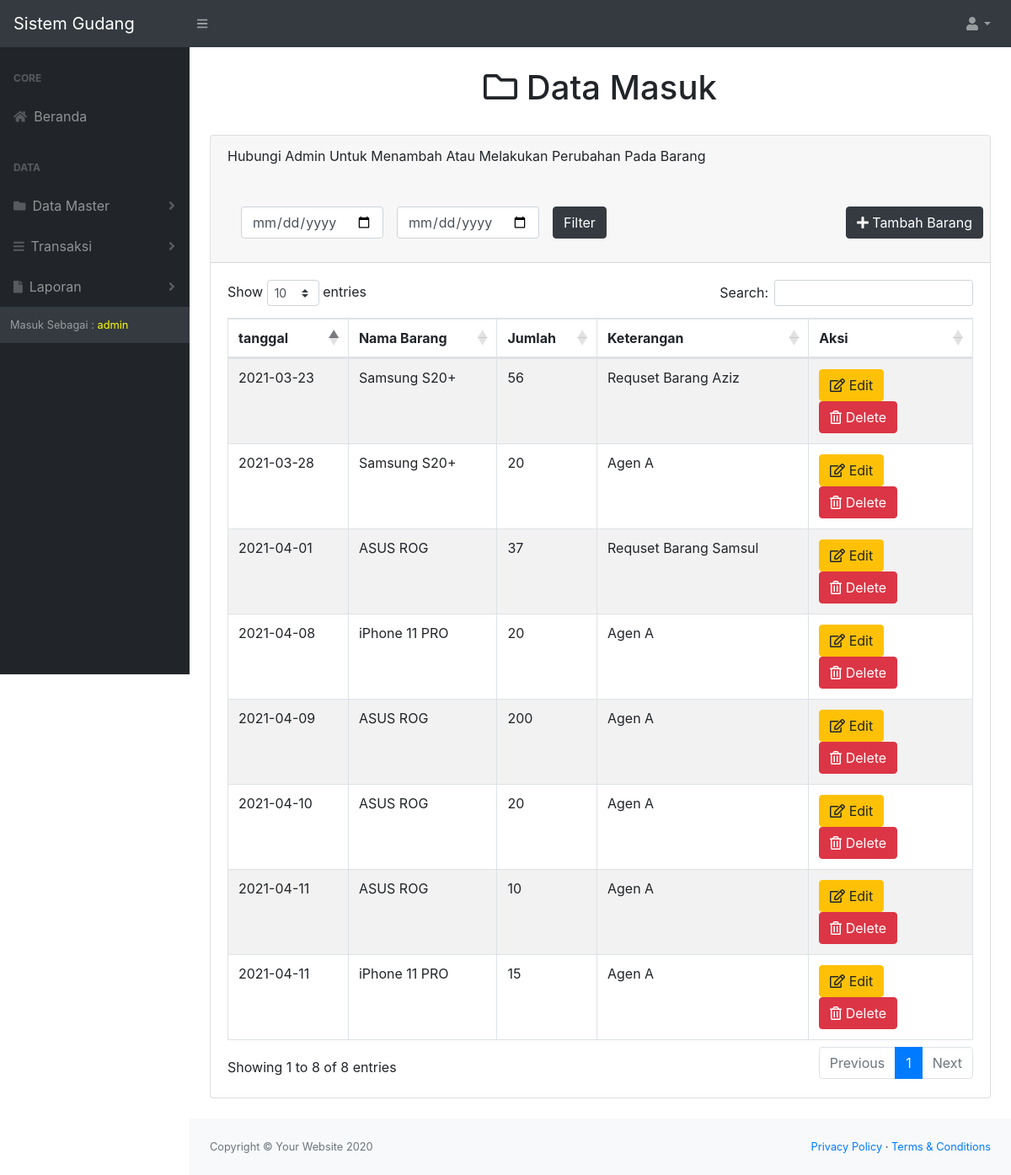
The page /masuk.php (signed in) on the database its author committed.
### tables this page shows
CREATE TABLE `masuk` (
  `idmasuk` int(11) NOT NULL,
  `idbarang` int(11) NOT NULL,
  `tanggal` date NOT NULL DEFAULT current_timestamp(),
  `keterangan` varchar(25) NOT NULL,
  `qty` int(11) NOT NULL
);

CREATE TABLE `stock` (
  `idbarang` int(11) NOT NULL,
  `namabarang` varchar(25) NOT NULL,
  `deskripsi` varchar(25) NOT NULL,
  `stock` int(11) NOT NULL
);

### masuk.php (the view, shortened to what this page needs)
<?php
require 'function.php';
?>
<!DOCTYPE html>
<html lang="en">
    <head>
        <link href="css/styles.css" rel="stylesheet" />
        <link href="https://cdn.datatables.net/1.10.20/css/dataTables.bootstrap4.min.css" rel="stylesheet" />
    </head>
    <body class="sb-nav-fixed">
        <nav class="sb-topnav navbar navbar-expand navbar-dark bg-dark">
            <a class="navbar-brand" href="index.html">Sistem Gudang </a>
            <button class="btn btn-link btn-sm order-1 order-lg-0" id="sidebarToggle" href="#"><i class="fas fa-bars"></i></button>
            <ul class="navbar-nav ml-auto ml-md-10">
                <li class="nav-item dropdown">
                    <a class="nav-link dropdown-toggle" id="userDropdown" href="#" role="button" data-toggle="dropdown" aria-haspopup="true" aria-expanded="false"><i class="fas fa-user fa-fw"></i></a>
                </li>
            </ul>
        </nav>
        <div id="layoutSidenav">
            <div id="layoutSidenav_nav">
                <nav class="sb-sidenav accordion sb-sidenav-dark" id="sidenavAccordion">
                    <div class="sb-sidenav-menu">
                        <div class="nav">
                            <div class="sb-sidenav-menu-heading">Core</div>
                            <a class="nav-link" href="beranda.php">
                                <div class="sb-nav-link-icon"><i class="fas fa-home"></i></div>
                                Beranda
                            </a>
                             <div class="sb-sidenav-menu-heading">Data</div>
                             <a class="nav-link collapsed" href="#" data-toggle="collapse" data-target="#collapsemaster" aria-expanded="false" aria-controls="collapsemaster">
                                <div class="sb-nav-link-icon"><i class="fas fa-folder"></i></div>
                                Data Master
                                <div class="sb-sidenav-collapse-arrow"><i class="fas fa-angle-down"></i></div>
                            </a>
                            <a class="nav-link collapsed" href="#" data-toggle="collapse" data-target="#collapseLayouts" aria-expanded="false" aria-controls="collapseLayouts">
                                <div class="sb-nav-link-icon"><i class="fas fa-bars"></i></div>
                                Transaksi
                                <div class="sb-sidenav-collapse-arrow"><i class="fas fa-angle-down"></i></div>
                            </a>
                            <a class="nav-link collapsed" href="#" data-toggle="collapse" data-target="#collapselaporan" aria-expanded="false" aria-controls="collapselaporan">
                                <div class="sb-nav-link-icon"><i class="fas fa-file"></i></div>
                                Laporan
                                <div class="sb-sidenav-collapse-arrow"><i class="fas fa-angle-down"></i></div>
                            </a>
                    <div class="sb-sidenav-footer">
                        <?php
                        $ambildatalogin = mysqli_query($conn, "select * from login");
                        $data = mysqli_fetch_array($ambildatalogin);
                        $level = $data['level'];?>
                        <div class="small">Masuk Sebagai :
                        <font color="yellow"><?=$level;?></font>
                        </div>
                    </div>
                </nav>
            </div>
            <div id="layoutSidenav_content">
                <main>
                    <div class="container-fluid mt-4">
                    <div class="container text-center">
                    <section class="content-header">
                    <h1>
                    <i class="far fa-folder"></i> Data Masuk
                    </section>
                    </div>
                    <br>
                        <div class="card mb-4">
                            <div class="card-header">
                            <marquee behavior="alternate">Hubungi Admin Untuk Menambah Atau Melakukan Perubahan Pada Barang</marquee>
                            <br><br>
                            <div class="row">
                                <div class="col">
                                    <form method="post" class="form-inline">
                                        <input type="date" name="tgl_mulai" class="form-control ml-3">
                                        <input type="date" name="tgl_selesai" class="form-control ml-3">
                                        <button type="sumbit" name="filter_tgl" class="btn btn-dark ml-3">Filter</button>
                                    </form>
                                </div>
                                <?php
                            $level = $_SESSION['level'] == 'admin';
                            if($level){
                            ?>
                            <button type="button" class="btn btn-dark mb-3" data-toggle="modal" data-target="#myModal">
                            <i class="fas fa-plus"></i> Tambah Barang
                            </button>
                            <?php } else { ?>
                                      <?php } ?>
                            </div>
                            </div>
                            <div class="card-body">
                                <div class="table-responsive">
                                    <table class="table table-bordered table-striped" id="dataTable" width="100%" cellspacing="0">
                                        <thead>
                                            <tr>
                                                <th>tanggal</th>
                                                <th>Nama Barang</th>
                                                <th>Jumlah</th>
                                                <th>Keterangan</th>
                                                <?php
                                                $level = $_SESSION['level'] == 'admin';
                                                if($level){
                                                ?>
                                                <th>Aksi</th>
                                                <?php } else { ?>
                                                <?php } ?>
                                            </tr>
                                        </thead>
                                        <tbody>
                                        <?php
                                        if(isset($_POST['filter_tgl'])){
                                            $mulai = $_POST['tgl_mulai'];
                                            $selesai = $_POST['tgl_selesai'];
                                            if($mulai!=null || $selesai!=null){
                                                $ambilsemuadatastock = mysqli_query($conn, "select * from masuk m, stock s where s.idbarang = m.idbarang and tanggal BETWEEN '$mulai' and DATE_ADD('$selesai',INTERVAL 0 DAY)");
                                            }else {
                                                $ambilsemuadatastock = mysqli_query($conn, "select * from masuk m, stock s where s.idbarang = m.idbarang");
                                            }
                                        } else {
                                            $ambilsemuadatastock = mysqli_query($conn, "select * from masuk m, stock s where s.idbarang = m.idbarang");
                                        }
                                            while($data = mysqli_fetch_array($ambilsemuadatastock)){
                                                $idm = $data['idmasuk'];
                                                $tanggal = $data['tanggal'];
                                                $namabarang = $data['namabarang'];
                                                $qty = $data['qty'];
                                                $keterangan = $data['keterangan'];
                                        ?>
                                           <tr>
                                                <td><?=$tanggal;?></td>
                                                <td><?=$namabarang;?></td>
                                                <td><?=$qty;?></td>
                                                <td><?=$keterangan;?></td>
                                                <td>
                                                <?php
                                                $level = $_SESSION['level'] == 'admin';
                                                if($level){
                                                ?>
                                                    <button type="button" class="btn btn-warning" data-toggle="modal" data-target="#edit<?=$idm;?>">
                                                    <i class="far fa-edit"></i> Edit
                                                    </button>
                                                    <button type="button" class="btn btn-danger" data-toggle="modal" data-target="#delete<?=$idm;?>">
                                                    <i class="far fa-trash-alt"></i> Delete
                                                    </button>
                                                <?php } else { ?>
                                                <?php } ?>
                                                </td>
                                            </tr>
                                        <?php
                                        };
                                        ?>
                                        </tbody>
                                    </table>
                                </div>
                            </div>
                        </div>
                    </div>
                </main>
                <footer class="py-4 bg-light mt-auto">
                    <div class="container-fluid">
                        <div class="d-flex align-items-center justify-content-between small">
                            <div class="text-muted">Copyright &copy; Your Website 2020</div>
                            <div>
                                <a href="#">Privacy Policy</a>
                                &middot;
                                <a href="#">Terms &amp; Conditions</a>
                            </div>
                        </div>
                    </div>
                </footer>
            </div>
        </div>
    </body>
</html>

### masuk.php (style rules this page uses)
body { background-color: white; }

### rows shown on the page
masuk: tanggal "2021-04-09", idbarang.namabarang "ASUS ROG", qty "200", keterangan "Agen A"
masuk: tanggal "2021-04-11", idbarang.namabarang "ASUS ROG", qty "10", keterangan "Agen A"
masuk: tanggal "2021-03-28", idbarang.namabarang "Samsung S20+", qty "20", keterangan "Agen A"
masuk: tanggal "2021-04-11", idbarang.namabarang "iPhone 11 PRO", qty "15", keterangan "Agen A"
masuk: tanggal "2021-04-01", idbarang.namabarang "ASUS ROG", qty "37", keterangan "Requset Barang Samsul"
masuk: tanggal "2021-03-23", idbarang.namabarang "Samsung S20+", qty "56", keterangan "Requset Barang Aziz"
masuk: tanggal "2021-04-10", idbarang.namabarang "ASUS ROG", qty "20", keterangan "Agen A"
masuk: tanggal "2021-04-08", idbarang.namabarang "iPhone 11 PRO", qty "20", keterangan "Agen A"

### other values the page prints
$level "admin"
